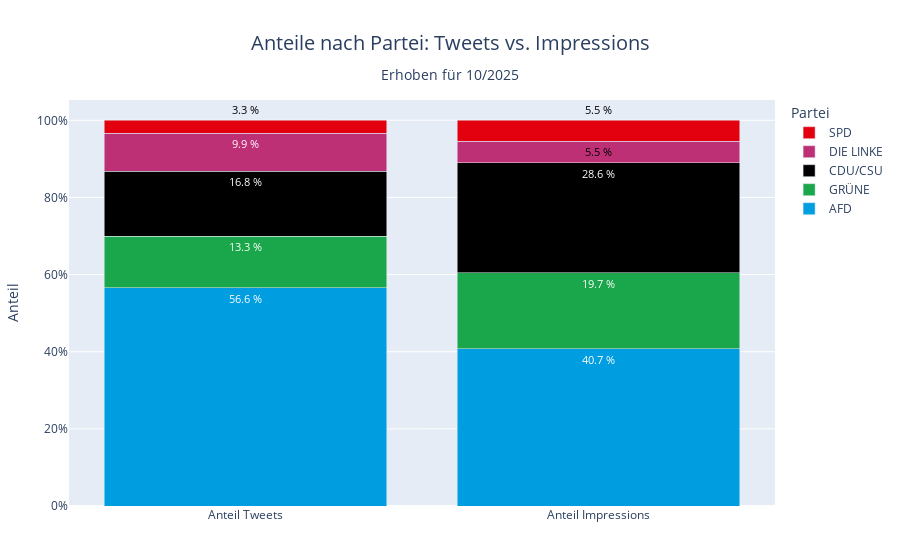

Notebook code cell kept with this figure:
### Code cell
fig = plot_party_stack_tweets_engagement(
    df_party=df_summary, 
    tweets_pct_col="n_tweets_pct" ,
    engagement_pct_col="impressions_pct",         # your aggregated df
    title="Anteile nach Partei: Tweets vs. Impressions",
    save_name="party_share_tweets_impressions"
)
fig.show()

### Figure 1 — Plotly figure (JSON) as saved in the notebook; plotly's stock layout.template omitted (floating-point values rounded to 4 significant figures)
{"data": [{"hovertemplate": "Partei: AFD<br>Kategorie: %{x}<br>Anteil: %{y:.1%}<extra></extra>", "marker": {"color": "#009EE0"}, "name": "AFD", "text": ["56.6 %", "40.7 %"], "textfont": {"color": ["#FFFFFF", "#FFFFFF"], "size": 11}, "textposition": ["inside", "inside"], "type": "bar", "x": ["Anteil Tweets", "Anteil Impressions"], "y": [0.5665, 0.4072]}, {"hovertemplate": "Partei: GRÜNE<br>Kategorie: %{x}<br>Anteil: %{y:.1%}<extra></extra>", "marker": {"color": "#1AA64A"}, "name": "GRÜNE", "text": ["13.3 %", "19.7 %"], "textfont": {"color": ["#FFFFFF", "#FFFFFF"], "size": 11}, "textposition": ["inside", "inside"], "type": "bar", "x": ["Anteil Tweets", "Anteil Impressions"], "y": [0.133, 0.1971]}, {"hovertemplate": "Partei: CDU/CSU<br>Kategorie: %{x}<br>Anteil: %{y:.1%}<extra></extra>", "marker": {"color": "#000000"}, "name": "CDU/CSU", "text": ["16.8 %", "28.6 %"], "textfont": {"color": ["#FFFFFF", "#FFFFFF"], "size": 11}, "textposition": ["inside", "inside"], "type": "bar", "x": ["Anteil Tweets", "Anteil Impressions"], "y": [0.1682, 0.2857]}, {"hovertemplate": "Partei: DIE LINKE<br>Kategorie: %{x}<br>Anteil: %{y:.1%}<extra></extra>", "marker": {"color": "#BE3075"}, "name": "DIE LINKE", "text": ["9.9 %", "5.5 %"], "textfont": {"color": ["#FFFFFF", "#000000"], "size": 11}, "textposition": ["inside", "outside"], "type": "bar", "x": ["Anteil Tweets", "Anteil Impressions"], "y": [0.09937, 0.05529]}, {"hovertemplate": "Partei: SPD<br>Kategorie: %{x}<br>Anteil: %{y:.1%}<extra></extra>", "marker": {"color": "#E3000F"}, "name": "SPD", "text": ["3.3 %", "5.5 %"], "textfont": {"color": ["#000000", "#000000"], "size": 11}, "textposition": ["outside", "outside"], "type": "bar", "x": ["Anteil Tweets", "Anteil Impressions"], "y": [0.03295, 0.0547]}], "layout": {"barmode": "stack", "legend": {"title": {"text": "Partei"}}, "margin": {"b": 40, "l": 40, "r": 40, "t": 100}, "title": {"font": {"size": 20}, "text": "Anteile nach Partei: Tweets vs. Impressions<br><sub style='font-size:0.85em; line-height:0.5;'>Erhoben für 10/2025</sub>", "x": 0.5, "xanchor": "center", "yanchor": "top", "yref": "container"}, "uniformtext": {"minsize": 8, "mode": "show"}, "xaxis": {"title": {"text": ""}}, "yaxis": {"tickformat": ".0%", "title": {"text": "Anteil"}}}}
